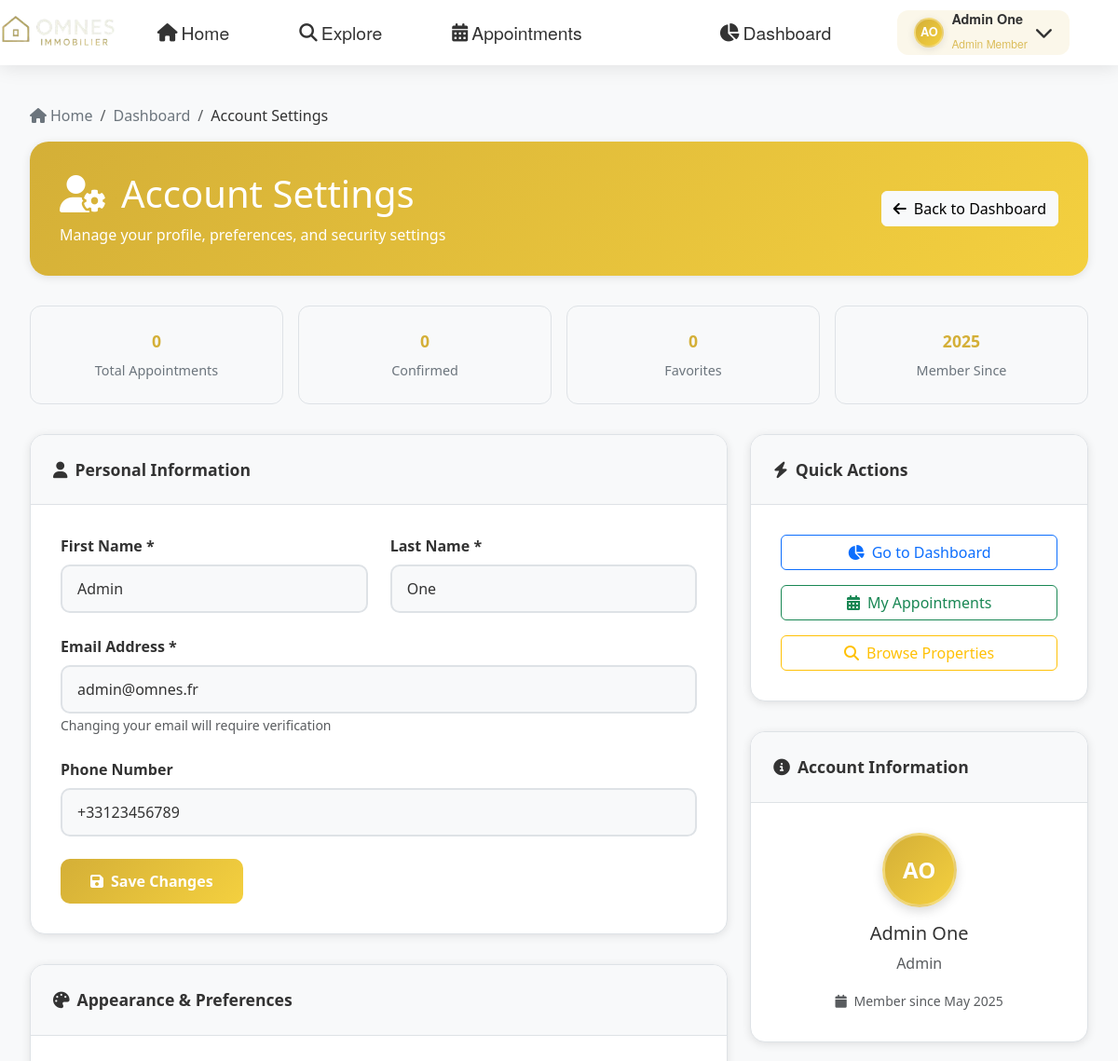
Page /src/client/account.php (signed in, upper part) on the earlier database version.
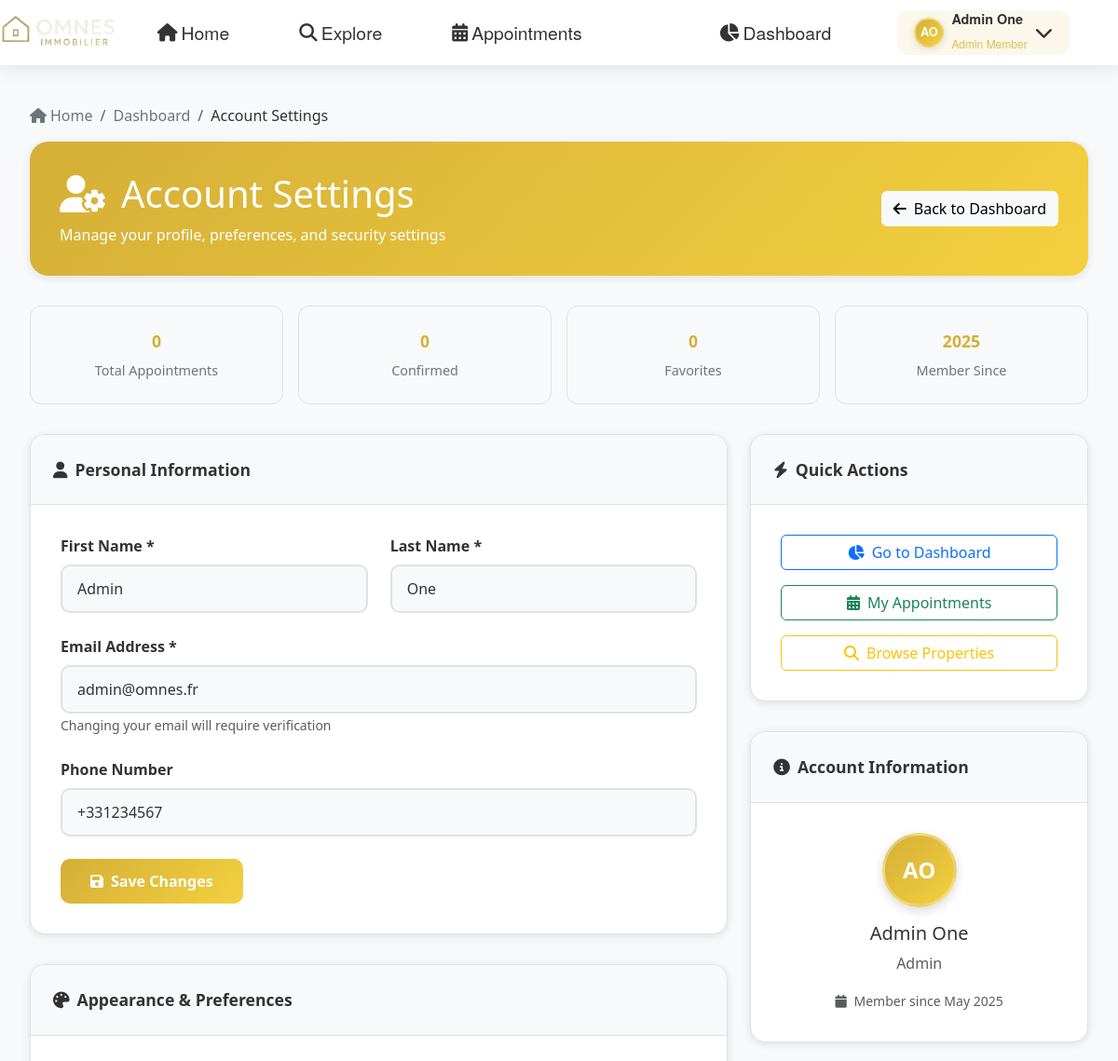
Same page on the later database version.
### tables this page shows
CREATE TABLE users (
    id INT AUTO_INCREMENT PRIMARY KEY,
    first_name VARCHAR(50) NOT NULL,
    last_name VARCHAR(50) NOT NULL,
    email VARCHAR(100) NOT NULL UNIQUE,
    password_hash VARCHAR(255) NOT NULL,
    role ENUM('admin', 'client', 'agent') NOT NULL DEFAULT 'client',
    phone VARCHAR(10) NOT NULL,
    created_at TIMESTAMP DEFAULT CURRENT_TIMESTAMP
);

### src/client/account.php (the view, shortened to what this page needs)
<?php
$database = Database::getInstance();
$db = $database->getConnection();
$stats = [
    'total_appointments' => 0,
    'confirmed_appointments' => 0,
    'properties_viewed' => 0,
    'favorites' => 0
];
$query = "SELECT u.*, a.cv_file_path, a.profile_picture_path, a.agency_name
          FROM users u
          LEFT JOIN agents a ON u.id = a.user_id
          WHERE u.id = :user_id";
$stmt = $db->prepare($query);
$stmt->bindParam(':user_id', $_SESSION['user_id']);
$stmt->execute();
$user = $stmt->fetch(PDO::FETCH_ASSOC);
$user_prefs = [
    'theme' => $_SESSION['user_theme'] ?? 'light',
    'language' => $_SESSION['user_language'] ?? 'en',
    'notifications_email' => $_SESSION['notifications_email'] ?? true,
    'notifications_sms' => $_SESSION['notifications_sms'] ?? false,
    'marketing_emails' => $_SESSION['marketing_emails'] ?? true
];
?>
<!DOCTYPE html>
<html lang="en" data-theme="<?= htmlspecialchars($user_prefs['theme']) ?>">
<head>
    <link href="https://cdnjs.cloudflare.com/ajax/libs/bootstrap/5.3.0/css/bootstrap.min.css" rel="stylesheet">
    <link href="https://cdnjs.cloudflare.com/ajax/libs/font-awesome/6.4.0/css/all.min.css" rel="stylesheet">
</head>
<body data-user-logged-in="true">
    <?php include '../includes/navigation.php'; ?>
    <div class="settings-container">
        <nav aria-label="breadcrumb">
            <ol class="breadcrumb breadcrumb-custom">
                <li class="breadcrumb-item"><a href="../pages/home.php"><i class="fas fa-home me-1"></i>Home</a></li>
                <li class="breadcrumb-item"><a href="dashboard.php">Dashboard</a></li>
                <li class="breadcrumb-item active">Account Settings</li>
            </ol>
        </nav>
        <div class="settings-header">
            <div class="row align-items-center">
                <div class="col-md-8">
                    <h1 class="mb-2"><i class="fas fa-user-cog me-3"></i>Account Settings</h1>
                    <p class="mb-0 opacity-90">Manage your profile, preferences, and security settings</p>
                </div>
                <div class="col-md-4 text-end">
                    <a href="dashboard.php" class="btn btn-light">
                        <i class="fas fa-arrow-left me-2"></i>Back to Dashboard
                    </a>
                </div>
            </div>
        </div>
        <div class="stats-grid">
            <div class="stat-card">
                <div class="stat-number"><?= htmlspecialchars($stats['total_appointments']) ?></div>
                <div class="stat-label">Total Appointments</div>
            </div>
            <div class="stat-card">
                <div class="stat-number"><?= htmlspecialchars($stats['confirmed_appointments']) ?></div>
                <div class="stat-label">Confirmed</div>
            </div>
            <div class="stat-card">
                <div class="stat-number"><?= htmlspecialchars($stats['favorites']) ?></div>
                <div class="stat-label">Favorites</div>
            </div>
            <div class="stat-card">
                <div class="stat-number"><?= date('Y', strtotime($user['created_at'] ?? '2023-01-01')) ?></div>
                <div class="stat-label">Member Since</div>
            </div>
        </div>
        <div class="row">
            <div class="col-lg-8">
                <div class="settings-card">
                    <div class="card-header-custom">
                        <i class="fas fa-user me-2"></i>Personal Information
                    </div>
                    <div class="card-body-custom">
                        <form method="POST" action="">
                            <div class="row">
                                <div class="col-md-6">
                                    <div class="form-group-custom">
                                        <label class="form-label-custom" for="first_name">First Name *</label>
                                        <input type="text" class="form-control-custom" id="first_name" name="first_name"
                                               value="<?= htmlspecialchars($user['first_name'] ?? '') ?>" required>
                                    </div>
                                </div>
                                <div class="col-md-6">
                                    <div class="form-group-custom">
                                        <label class="form-label-custom" for="last_name">Last Name *</label>
                                        <input type="text" class="form-control-custom" id="last_name" name="last_name"
                                               value="<?= htmlspecialchars($user['last_name'] ?? '') ?>" required>
                                    </div>
                                </div>
                            </div>
                            <div class="form-group-custom">
                                <label class="form-label-custom" for="email">Email Address *</label>
                                <input type="email" class="form-control-custom" id="email" name="email"
                                       value="<?= htmlspecialchars($user['email'] ?? '') ?>" required>
                                <small class="text-muted">Changing your email will require verification</small>
                            </div>
                            <div class="form-group-custom">
                                <label class="form-label-custom" for="phone">Phone Number</label>
                                <input type="tel" class="form-control-custom" id="phone" name="phone"
                                       value="<?= htmlspecialchars($user['phone'] ?? '') ?>">
                            </div>
                            <button type="submit" class="btn-luxury">
                                <i class="fas fa-save me-2"></i>Save Changes
                            </button>
                        </form>
                    </div>
                </div>
                <div class="settings-card">
                    <div class="card-header-custom">
                        <i class="fas fa-palette me-2"></i>Appearance & Preferences
                    </div>
                    <div class="card-body-custom">
                    </div>
                </div>
            </div>
            <div class="col-lg-4">
                <div class="settings-card">
                    <div class="card-header-custom">
                        <i class="fas fa-bolt me-2"></i>Quick Actions
                    </div>
                    <div class="card-body-custom">
                        <div class="d-grid gap-3">
                            <a href="dashboard.php" class="btn btn-outline-primary">
                                <i class="fas fa-chart-pie me-2"></i>Go to Dashboard
                            </a>
                            <a href="dashboard.php?section=appointments" class="btn btn-outline-success">
                                <i class="fas fa-calendar-alt me-2"></i>My Appointments
                            </a>
                            <a href="../pages/explore.php" class="btn btn-outline-warning">
                                <i class="fas fa-search me-2"></i>Browse Properties
                            </a>
                        </div>
                    </div>
                </div>
                <div class="settings-card">
                    <div class="card-header-custom">
                        <i class="fas fa-info-circle me-2"></i>Account Information
                    </div>
                    <div class="card-body-custom">
                        <div class="text-center mb-3">
                            <div class="user-avatar-large mx-auto mb-3" style="width: 80px; height: 80px; background: linear-gradient(135deg, #d4af37 0%, #f4d03f 100%); border-radius: 50%; display: flex; align-items: center; justify-content: center; color: white; font-weight: 700; font-size: 1.5rem;">
                                <?= strtoupper(substr($user['first_name'] ?? 'U', 0, 1) . substr($user['last_name'] ?? 'U', 0, 1)) ?>
                            </div>
                            <h5><?= htmlspecialchars(($user['first_name'] ?? '') . ' ' . ($user['last_name'] ?? '')) ?></h5>
                            <p class="text-muted"><?= ucfirst($user['role'] ?? 'Member') ?></p>
                        </div>
                        <div class="text-center">
                            <small class="text-muted">
                                <i class="fas fa-calendar me-1"></i>
                                Member since <?= date('F Y', strtotime($user['created_at'] ?? '2023-01-01')) ?>
                            </small>
                        </div>
                    </div>
                </div>
            </div>
        </div>
    </div>
</body>
</html>

### src/includes/navigation.php (shortened to what this page needs)
<?php
$isLoggedIn = isset($_SESSION['user_id']) && !empty($_SESSION['user_id']);
$userFirstName = $_SESSION['first_name'] ?? '';
$userLastName = $_SESSION['last_name'] ?? '';
$userRole = $_SESSION['role'] ?? '';
$currentPage = basename($_SERVER['PHP_SELF']);
$userTheme = $_SESSION['user_theme'] ?? 'light';
$isDashboard = (strpos($_SERVER['REQUEST_URI'], 'dashboard.php') !== false);
?>
<?php if (!$isDashboard): ?>
<link href="../assets/css/navigation.css" rel="stylesheet">
<nav class="navbar navbar-expand-lg custom-navbar <?= $userTheme === 'dark' ? 'navbar-dark' : '' ?>">
    <div class="container-fluid">
        <a class="navbar-brand d-flex align-items-center" href="../pages/home.php">
            <img src="../assets/images/logo1.png" alt="Omnes Immobilier" style="height:50px; max-height:50px; object-fit:contain;">
        </a>
        <div class="collapse navbar-collapse" id="navbarNav">
            <ul class="navbar-nav me-auto">
                <li class="nav-item">
                    <a class="nav-link<?= $currentPage == 'home.php' ? ' active' : '' ?>" href="../pages/home.php">
                        <i class="fas fa-home me-1"></i>Home
                    </a>
                </li>
                <li class="nav-item">
                    <a class="nav-link<?= $currentPage == 'explore.php' ? ' active' : '' ?>" href="../pages/explore.php">
                        <i class="fas fa-search me-1"></i>Explore
                    </a>
                </li>
                <?php if ($isLoggedIn): ?>
                    <li class="nav-item">
                        <a class="nav-link<?= strpos($currentPage, 'dashboard') !== false && isset($_GET['section']) && $_GET['section'] == 'appointments' ? ' active' : '' ?>" href="../client/dashboard.php?section=appointments">
                            <i class="fas fa-calendar-alt me-1"></i>Appointments
                        </a>
                    </li>
                <?php endif; ?>
            </ul>
            <div class="navbar-nav account-section">
                <?php if ($isLoggedIn): ?>
                    <?php if ($currentPage !== 'dashboard.php'): ?>
                        <a class="nav-link me-3" href="../client/dashboard.php" title="Dashboard">
                            <i class="fas fa-chart-pie me-1"></i>
                            <span class="d-none d-lg-inline">Dashboard</span>
                        </a>
                    <?php endif; ?>
                    <li class="nav-item dropdown account-dropdown">
                        <a class="nav-link dropdown-toggle user-profile-nav d-flex align-items-center" href="#" id="accountDropdown" role="button" data-bs-toggle="dropdown" aria-expanded="false">
                            <div class="user-avatar-nav me-2">
                                <?= strtoupper(substr($userFirstName, 0, 1) . substr($userLastName, 0, 1)) ?>
                            </div>
                            <div class="user-info-nav d-none d-lg-block">
                                <div class="user-name"><?= htmlspecialchars($userFirstName . ' ' . $userLastName) ?></div>
                                <small class="user-role"><?= ucfirst($userRole) ?> Member</small>
                            </div>
                            <i class="fas fa-chevron-down ms-2"></i>
                        </a>
                    </li>
                <?php endif; ?>
            </div>
        </div>
    </div>
</nav>
<?php endif; ?>

### src/assets/css/navigation.css (style rules this page uses)
.navbar, .container-fluid, .navbar-collapse, .account-dropdown { overflow: visible !important; }
.custom-navbar { box-shadow: 0 2px 8px rgba(34,34,34,0.10); font-size: 1.1rem; background: transparent; }
.navbar { position: fixed; top: 0; left: 0; width: 100%; background: transparent !important; box-shadow: 0 2px 8px rgba(34,34,34,0.10); border: none !important; z-index: 10001; padding: 0 2rem; height: 64px; min-height: 64px; transition: background 0.3s, top 0.3s; justify-content: flex-start !important; }
.navbar-brand { font-weight: bold; letter-spacing: 1px; }
.navbar-brand img { height: 60px; max-height: 60px; object-fit: contain; }
.navbar-nav { list-style: none; margin: 0; padding: 0.5em 2em; display: flex; gap: 2em; justify-content: flex-start; padding-left: 0; padding-right: 0; align-items: center; }
.nav-item { position: relative; display: flex; align-items: center; }
.nav-link, .navbar-nav .nav-link { color: #111 !important; text-decoration: none; font-weight: 500; font-size: 1.1em; transition: color 0.2s; font-family: 'Helvetica Neue', Helvetica, Arial, sans-serif; margin-right: 10px; height: 48px; display: flex; align-items: center; padding: 0.75rem 1rem !important; border-radius: 8px; margin: 0 0.25rem; }
.container-fluid { justify-content: flex-start !important; display: flex !important; align-items: center; padding-left: 0 !important; padding-right: 0 !important; }
.collapse.navbar-collapse { justify-content: flex-start !important; display: flex; align-items: center; }
.account-dropdown .dropdown-toggle::after { display: none; }
.user-profile-nav { background: rgba(212, 175, 55, 0.1) !important; border: 2px solid transparent; border-radius: 12px !important; padding: 0.5rem 1rem !important; height: 48px !important; display: flex !important; align-items: center; }
.user-avatar-nav { width: 32px; height: 32px; background: linear-gradient(135deg, #d4af37 0%, #f4d03f 100%); border-radius: 50%; display: flex; align-items: center; justify-content: center; color: white; font-weight: 700; font-size: 0.8rem; border: 2px solid rgba(255, 255, 255, 0.3); box-shadow: 0 2px 8px rgba(0, 0, 0, 0.1); }
.user-info-nav { text-align: left; }
.user-name { font-weight: 600; font-size: 0.9rem; color: #333; line-height: 1.2; }
.user-role { color: #d4af37; font-size: 0.75rem; opacity: 0.8; }
.user-avatar-large { width: 50px; height: 50px; background: linear-gradient(135deg, #d4af37 0%, #f4d03f 100%); border-radius: 50%; display: flex; align-items: center; justify-content: center; color: white; font-weight: 700; font-size: 1.1rem; border: 3px solid rgba(255, 255, 255, 0.3); box-shadow: 0 4px 12px rgba(0, 0, 0, 0.15); }
.stat-number { font-weight: 700; font-size: 1.1rem; color: #d4af37; }
.custom-navbar .nav-link { padding: 0.75rem 1rem; border-radius: 8px; margin: 0 0.25rem; transition: all 0.3s ease; position: relative; }
.navbar-nav.me-auto, .navbar-nav { display: flex; align-items: center; margin: 0; }
.container-fluid { display: flex; align-items: center; justify-content: space-between; }
.navbar-collapse { display: flex; align-items: center; }

Differences in the rows shown:
changed users "AO": phone "+33123456789" → "+331234567"
